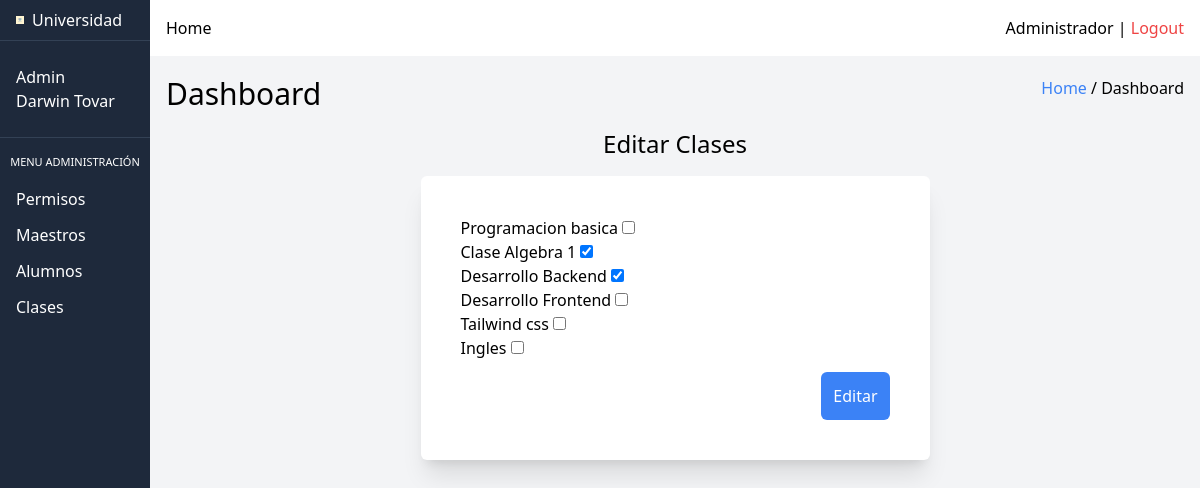
/index.php?action=edit-instructor-clases-view&instructor_id=16 (signed in), run on the app's committed database.
### tables this page shows
CREATE TABLE `clases` (
  `id` int(11) NOT NULL,
  `name` varchar(150) NOT NULL,
  `instructor_id` int(11) DEFAULT NULL
);

### src/DB.php (called while the page is built, shortened)
<?php
class DB
{
    private $pdo;
    public function __construct()
    {
        try {
            $host = $_ENV["DB_HOST"];
            $dbname = $_ENV["DB_DATABASE"];
            $port = $_ENV["DB_PORT"];
            $username = $_ENV["DB_USERNAME"];
            $password = $_ENV["DB_PASSWORD"];
            $attributes = [PDO::ATTR_ERRMODE => PDO::ERRMODE_EXCEPTION];
            $dsn = "mysql:host=$host;dbname=$dbname;port=$port";
            $this->pdo = new PDO($dsn, $username, $password, $attributes);
        } catch (PDOException $e) {
            echo "ERROR: " . $e->getMessage();
        }
    }
    public function connect()
    {
        return $this->pdo;
    }
}
?>

### src/models/Clases.php (called while the page is built, shortened)
<?php
require_once($_SERVER["DOCUMENT_ROOT"] . "/src/DB.php");
class Clases
{
    public function findClasesWithInstructorId()
    {
        $query = "
        SELECT clases.name as clase_name, clases.id as clase_id, instructor_id
        FROM clases;
        ";
        $pdo = new DB();
        $stmnt = $pdo->connect()->query($query);
        $data = [];
        while ($row = $stmnt->fetch(PDO::FETCH_ASSOC)) {
            array_push($data, $row);
        }
        return $data;
    }
}
?>

### src/views/admin/instructors/edit-instructor-clases.php (the view, shortened to what this page needs)
<?php require $_SERVER['DOCUMENT_ROOT'] . '/src/templates/head.php'; ?>
</head>
<body>
    <div class="grid grid-cols-8 grid-flow-col">
        <?php require_once $_SERVER['DOCUMENT_ROOT'] . '/src/templates/aside-admin.php';  ?>
        <div class="col-star-2 col-span-9 bg-gray-100 w-full h-screen">
            <?php require_once $_SERVER['DOCUMENT_ROOT'] . '/src/templates/nav-admin.php';  ?>
            <main>
                <section class="p-4 ">
                    <div class="flex justify-between mb-4">
                        <h1 class="text-3xl">Dashboard</h1>
                        <div>
                            <a class="text-blue-500" href="">Home</a> / Dashboard
                        </div>
                    </div>
                    <div class="flex flex-col justify-center items-center">
                        <h2 class="text-2xl mb-4">Editar Clases</h2>
                        <form action="/index.php" method="post" class="flex flex-col gap-3 w-1/2 max-w-xl bg-white p-10 shadow-xl rounded-md">
                            <div>
                                <?php foreach ($clases as $row) {  ?>
                                    <div>
                                        <label for="clases"><?= $row["clase_name"] ?></label>
                                        <input type="checkbox" name="clases[]" value="<?= $row["clase_id"] ?>" <?= $instructorId == $row["instructor_id"] ? "checked" : "" ?>>
                                    </div>
                                <?php } ?>
                            </div>
                            <div class="flex justify-end ">
                                <input type="submit" name="edit-student" value="Editar" class="bg-blue-500 text-white p-3 rounded-md cursor-pointer">
                            </div>
                        </form>
                    </div>
                </section>
            </main>
        </div>
    </div>
</body>
</html>

### data on the page
clases: name "Programacion basica"
clases: name "Clase Algebra 1", instructor_id "☑"
clases: name "Desarrollo Backend", instructor_id "☑"
clases: name "Desarrollo Frontend"
clases: name "Tailwind css"
clases: name "Ingles"

### other printed values
$_SESSION["userData"]["firstname"] "Darwin"
$_SESSION["userData"]["lastname"] "Tovar"
